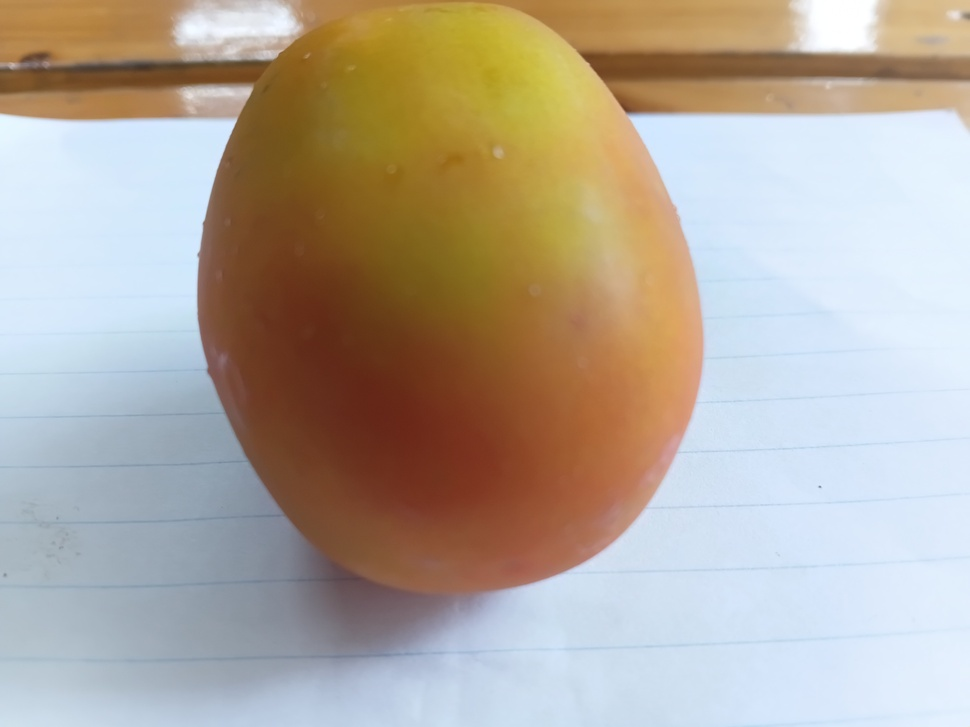
#> input picture tomatovision-ml/test_images/test_tomatoes.jpg, 970 x 727 px, shrunk from 4080 x 3060 before the run, found by its file name
$ python test_single.py
#> lines starting #> are read from the running program, lines starting #| are printed output that depends on the picture; after the words box and inside, x2 and y2 are one past the last pixel; in counts of white or black regions, pixels touching at a corner belong together
import cv2
import numpy as np

img_path = r"d:\project\TomatoVision\tomatovision-ml\test_images\test_tomatoes.jpg"
img = cv2.imread(img_path)
#> img is the input picture: shape (727, 970, 3); mean B, G, R 156.3, 168.9, 179.1
h, w = img.shape[:2]
#> h = 727; w = 970

hsv = cv2.cvtColor(img, cv2.COLOR_BGR2HSV)
#> hsv: shape (727, 970, 3); mean H, S, V 66.3, 87.6, 196.5
h_chan = hsv[:, :, 0]
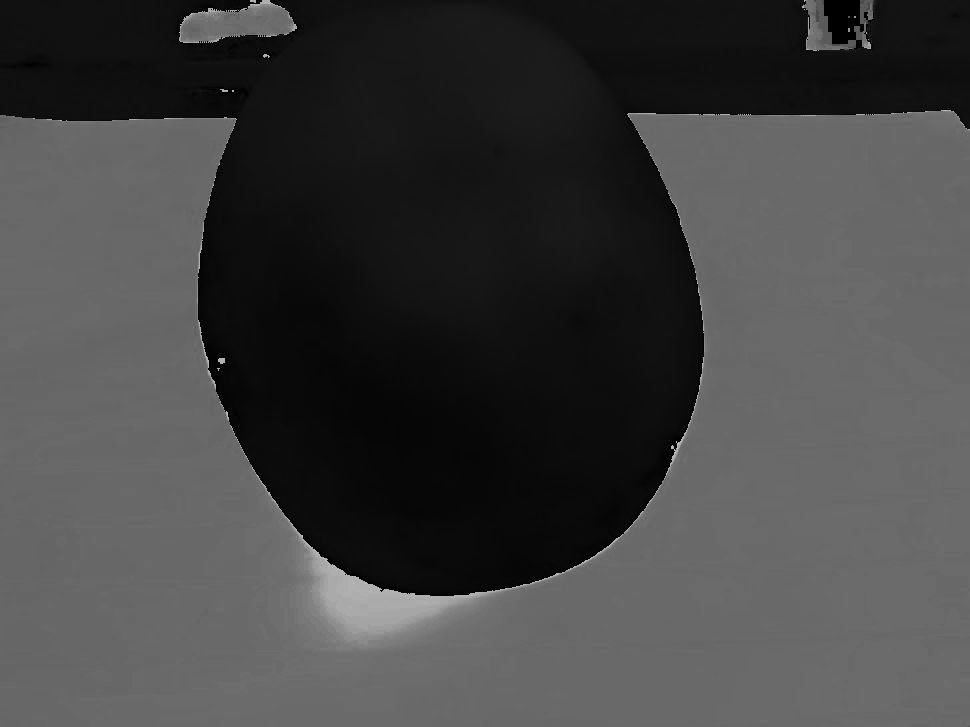
#> h_chan: shape (727, 970); min 0, max 179, mean 66.3
s_chan = hsv[:, :, 1]
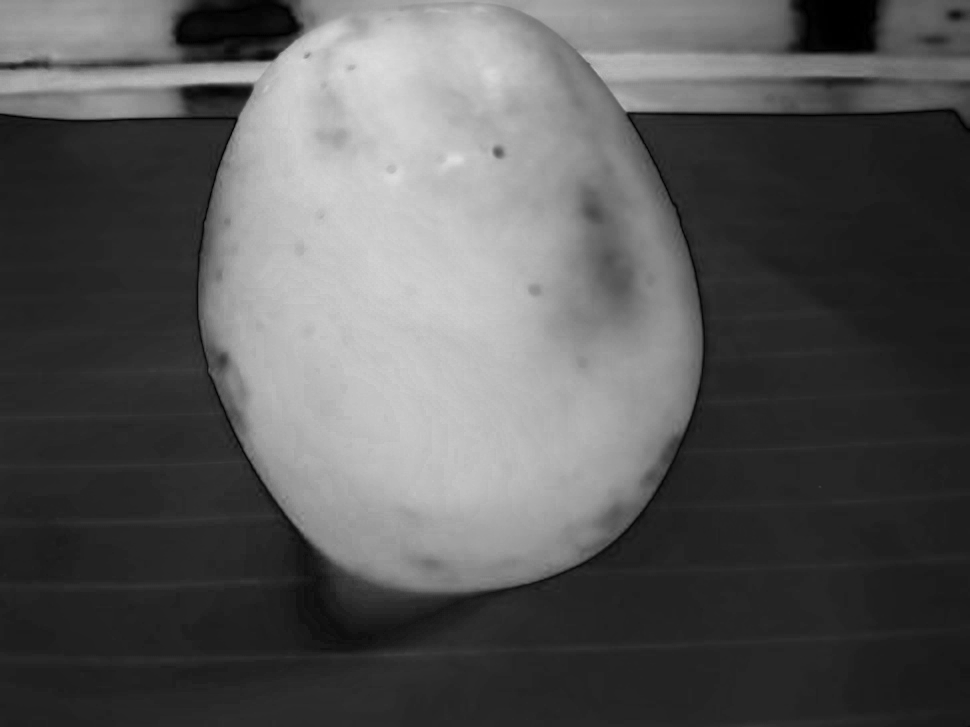
#> s_chan: shape (727, 970); min 0, max 222, mean 87.6
v_chan = hsv[:, :, 2]
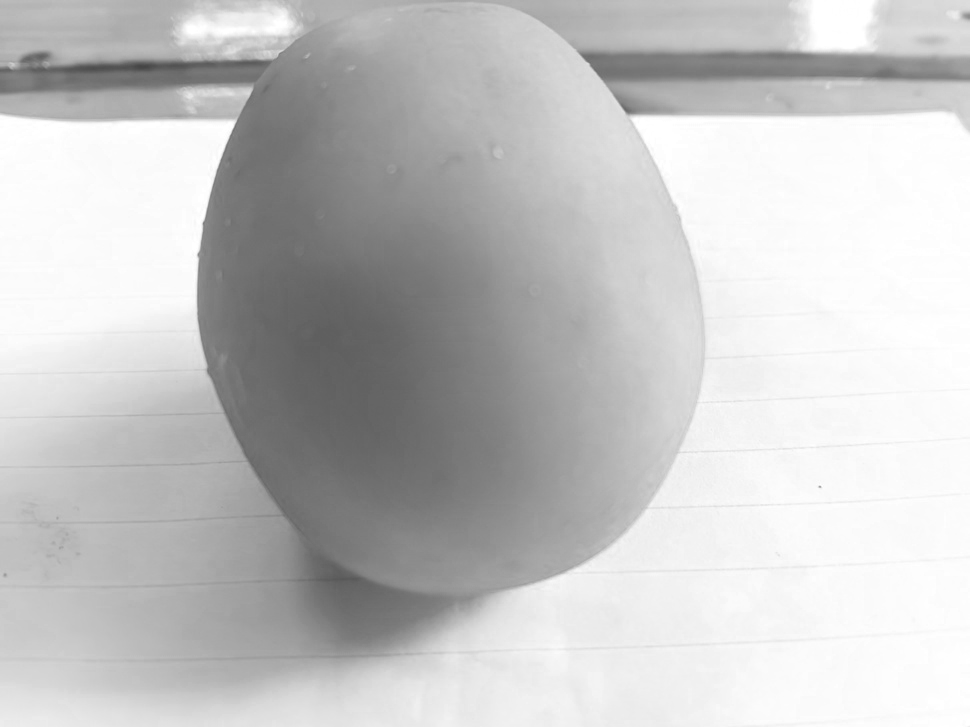
#> v_chan: shape (727, 970); min 69, max 255, mean 196.5

mask_red1 = (h_chan <= 18) & (s_chan > 50) & (v_chan > 50)
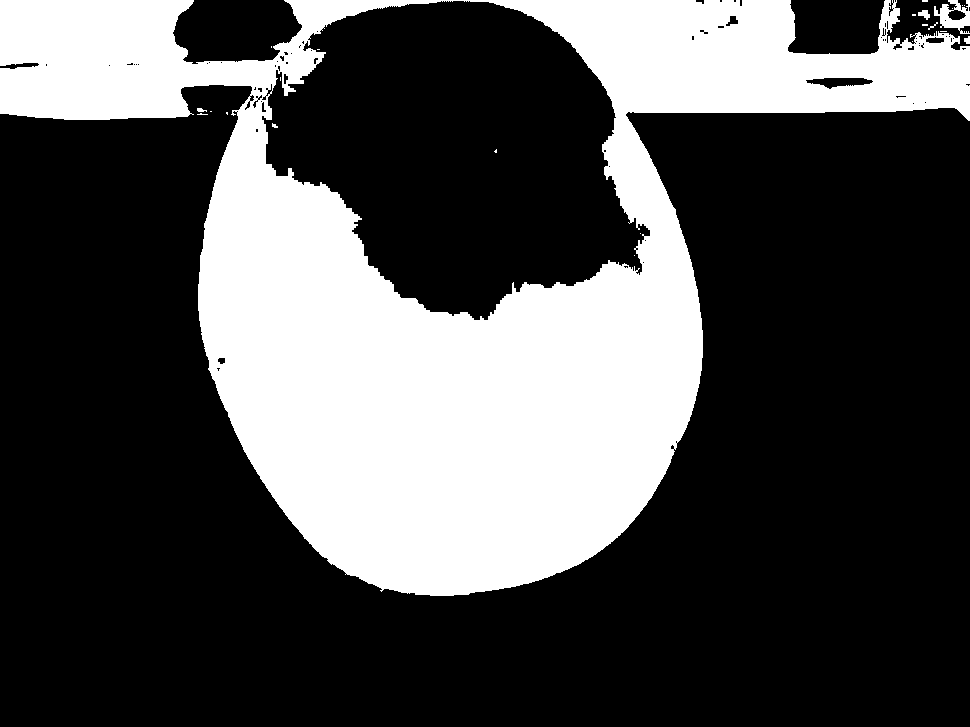
#> mask_red1: shape (727, 970) bool; 30.6% white; 24 white regions (18 under 20 px), largest, box (x1, y1, x2, y2) and area: (0, 0, 970, 596) 214631, (934, 0, 970, 34) 604, (918, 10, 930, 20) 72, (964, 36, 970, 44) 36, (197, 108, 207, 112) 28, (928, 22, 938, 30) 20
mask_red2 = (h_chan >= 162) & (s_chan > 50) & (v_chan > 50)
#> mask_red2: shape (727, 970) bool; 0.17% white; 32 white regions (30 under 20 px), largest, box (x1, y1, x2, y2) and area: (328, 562, 448, 600) 1035, (218, 358, 225, 364) 35
mask_orange = (h_chan > 18) & (h_chan <= 38) & (s_chan > 60) & (v_chan > 60)
#> mask_orange: shape (727, 970) bool; 12% white; 69 white regions (59 under 20 px), largest, box (x1, y1, x2, y2) and area: (262, 1, 650, 320) 82309, (887, 0, 970, 50) 1954, (726, 16, 738, 26) 68
mask_green = (h_chan > 38) & (h_chan <= 80) & (s_chan > 50) & (v_chan > 50)
#> mask_green: shape (727, 970) bool; every value is 0

tomato_mask = (mask_red1 | mask_red2 | mask_orange | mask_green).astype(np.uint8) * 255
#> tomato_mask: shape (727, 970); 42.8% white; 6 white regions (4 under 20 px), largest, box (x1, y1, x2, y2) and area: (0, 0, 970, 600) 301453, (197, 108, 207, 112) 28
cabbage_mask = (h_chan >= 125) & (h_chan <= 160) & (s_chan > 40)
tomato_mask[cabbage_mask] = 0

gray_mask = (s_chan < 35) | (v_chan < 35)
#> gray_mask: shape (727, 970) bool; 22.5% white; 172 white regions (132 under 20 px), largest, box (x1, y1, x2, y2) and area: (0, 109, 970, 656) 86475, (838, 495, 970, 727) 23801, (0, 659, 330, 727) 10201
tomato_mask[gray_mask] = 0

kernel = cv2.getStructuringElement(cv2.MORPH_ELLIPSE, (5, 5))
opening = cv2.morphologyEx(tomato_mask, cv2.MORPH_OPEN, kernel, iterations=2)
#> opening: shape (727, 970); 42.7% white; 1 white region, box (x1, y1, x2, y2) and area: (0, 0, 970, 600) 301211
dist_transform = cv2.distanceTransform(opening, cv2.DIST_L2, 5)

_, sure_fg = cv2.threshold(dist_transform, 0.28 * dist_transform.max(), 255, 0)
#> sure_fg: shape (727, 970) float32; 22.3% white; 2 white regions, box (x1, y1, x2, y2) and area: (265, 0, 726, 532) 157168, (66, 0, 107, 10) 160
sure_fg = np.uint8(sure_fg)

num_labels, labels, stats, centroids = cv2.connectedComponentsWithStats(sure_fg)
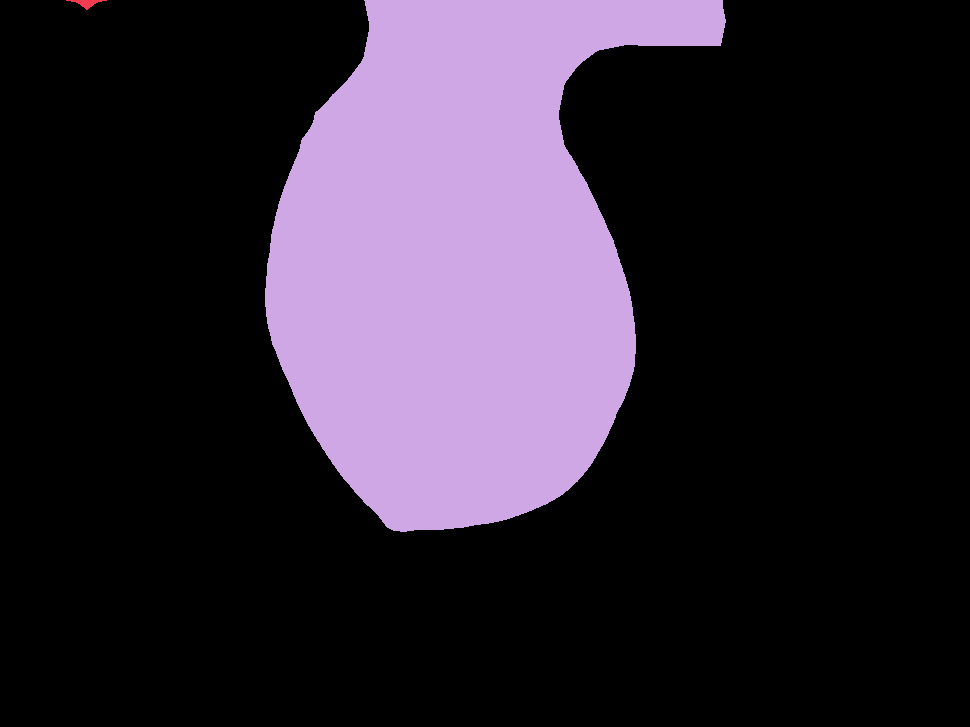
#> labels: shape (727, 970) int32; 3 distinct labels, from 0 to 2; one colour per label, 0 black
#> num_labels = 3; stats = [[0, 0, 970, 727, 547862], [66, 0, 41, 10, 160], [265, 0, 461, 532, 157168]]; centroids = [[491.8, 393], [86.28, 2.48], [459.5, 258.8]]
detected = []

for i in range(1, num_labels):
    area = stats[i, cv2.CC_STAT_AREA]
    if area < 30:
        continue
    cx, cy = centroids[i]
    r = int(dist_transform[int(cy), int(cx)] * 2.0)
    r = max(20, min(200, r))

    x1 = max(0, int(cx - r))
    y1 = max(0, int(cy - r))
    x2 = min(w, int(cx + r))
    y2 = min(h, int(cy + r))

    crop = img[y1:y2, x1:x2]
    if crop.size == 0:
        continue
    hsv_crop = cv2.cvtColor(crop, cv2.COLOR_BGR2HSV)
    mean_h = np.mean(hsv_crop[:, :, 0])
    mean_s = np.mean(hsv_crop[:, :, 1])

    if (mean_h <= 14 or mean_h >= 165) and mean_s > 60:
        stage = "fresh"
    elif 15 <= mean_h <= 36:
        stage = "overripe"
    elif 37 <= mean_h <= 85:
        stage = "unripe"
    else:
        stage = "fresh"
    detected.append(stage)
#> this loop made 2 passes
#> (area, cx, cy, r, x1, y1, x2, y2) on passes 1 to 2: (160, 86.28, 2.48, 147, 0, 0, 233, 149), (157168, 459.5, 258.8, 200, 259, 58, 659, 458)
#> pass 1, `crop = img[y1:y2, x1:x2]`:
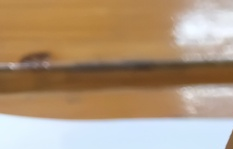
#> crop: shape (149, 233, 3); mean B, G, R 125.4, 152, 176.4
#> pass 2, `crop = img[y1:y2, x1:x2]`:
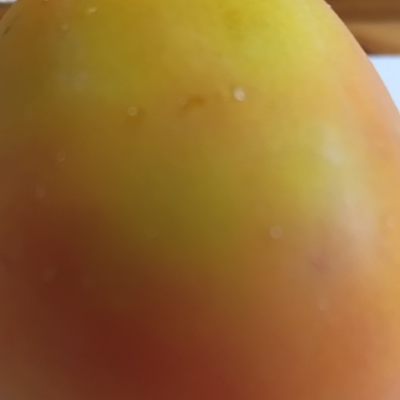
#> crop: shape (400, 400, 3); mean B, G, R 50.4, 108.1, 150.2
#> after the loop, detected = ['unripe', 'overripe']

print(f"Test Tomatoes detected: {len(detected)} -> {detected}")
#| Test Tomatoes detected: 2 -> ['unripe', 'overripe']
